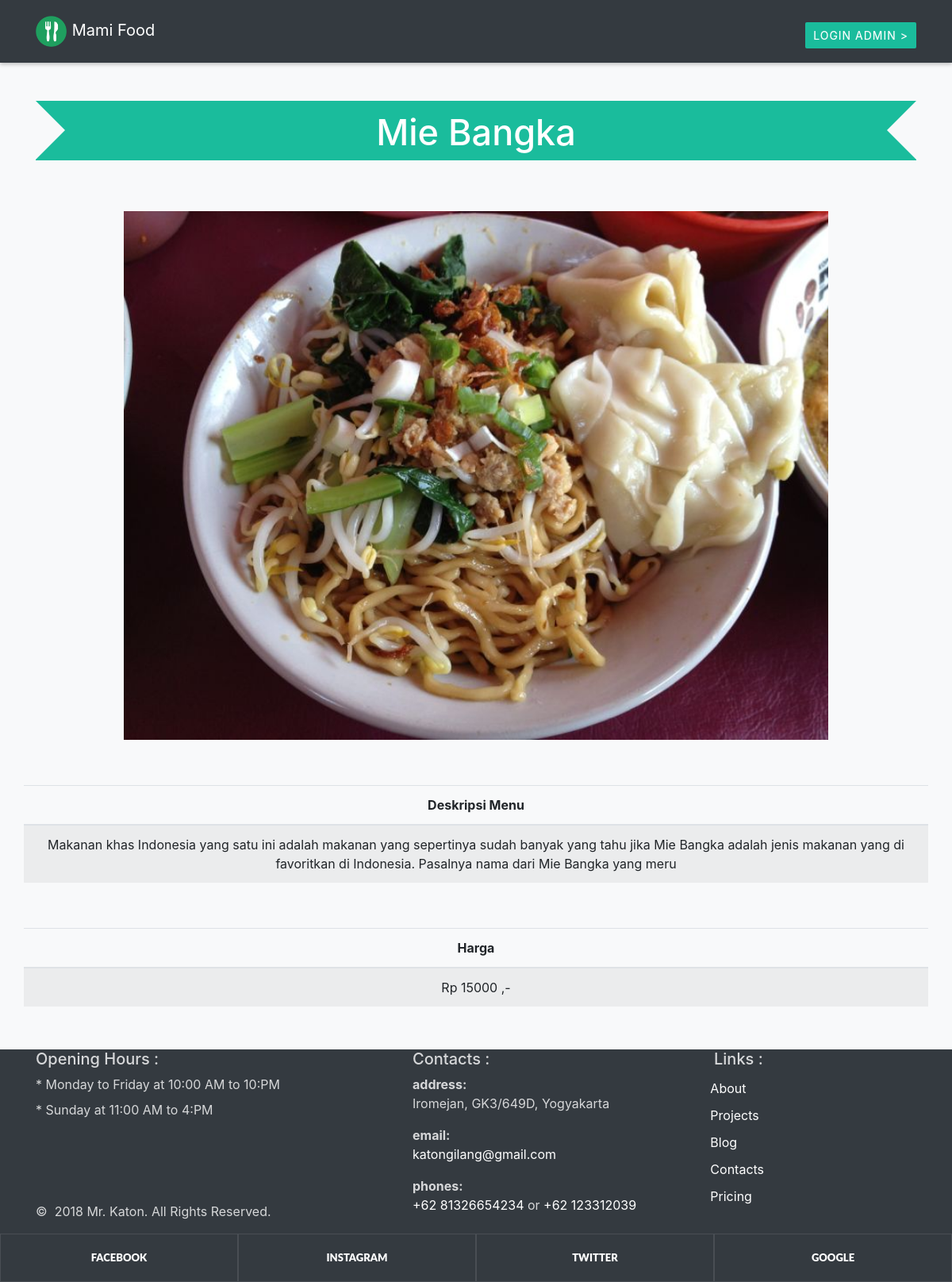
The app's page /Home/detail_menu/14 with its own data.
### tables this page shows
CREATE TABLE `gambar` (
  `id_gambar` int(50) NOT NULL,
  `gambar` varchar(200) NOT NULL,
  `id_menu` int(50) NOT NULL
);

CREATE TABLE `menu` (
  `id_menu` int(10) NOT NULL,
  `nama_menu` varchar(100) NOT NULL,
  `deskripsi_menu` text NOT NULL,
  `kategori` varchar(100) NOT NULL,
  `harga_menu` int(50) NOT NULL
);

### application/controllers/Home.php (called while the page is built, shortened)
<?php
class Home extends CI_Controller{
	public function __construct(){
		$this->load->model('Home_model');
	}
	public function detail_menu(){
	   $id= $this->uri->segment(3);
	   $data['detail'] = $this->Home_model->read_more($id);
	   $this->load->view('detail_menu', $data);
	}
}

### index.php (called while the page is built, shortened)
<?php
require_once BASEPATH.'core/CodeIgniter.php';

### application/models/Home_model.php (called while the page is built, shortened)
<?php
class home_model extends CI_Model {
		public function read_more($id){
	 	 $id=$this->db->select('*,gambar')
	      ->from('menu, gambar')
	      ->where('menu.id_menu = gambar.id_menu')
	      ->where('menu.id_menu', $id)
	      ->get();
		return $id;
		}
}
?>

### application/views/detail_menu.php (the view, shortened to what this page needs)
<!doctype html>
<html lang="en">
  <head>
    <link rel="stylesheet" href="<?php echo base_url('assets/css/bootstrap.min.css')?>">
    <link rel="stylesheet" type="text/css" href="<?php echo base_url('assets/css/style.css')?>">
    <link rel="stylesheet" type="text/css" href="<?php echo base_url('assets/css/footer.css')?>">
  </head>
  <body>
  	<?php include('navbar.php'); ?>
    <div class="album py-5 bg-light box-style">
        <div class="container">
          <?php
            foreach ($detail->result() as $d){
          ?>
        	<div class="row heading">
    				<div class="col-lg-12 blog-main">
    					<h2><?php echo $d->nama_menu; ?></h2>
            </div>
              <div class="col-lg-12 margin-bawah"><img class="col-sm-12 img-padding" src="<?php echo base_url("assets/image/food_image/$d->gambar"); ?>">
              </div>
              <table id="ids" class="table table-bordred table-striped margin-bawah">
                 <thead>
                     <th>Deskripsi Menu</th>
                 </thead>
                  <tbody>
                      <tr>
                        <td><?php echo $d->deskripsi_menu; ?></td>
                      </tr>
                  </tbody>
                </table>
                <br><br>
              <table id="mytable" class="table table-bordred table-striped">
                 <thead>
                     <th>Harga</th>
                 </thead>
                  <tbody>
                      <tr>
                        <td>Rp <?php echo $d->harga_menu; ?> ,-</td>
                      </tr>
                  </tbody>
                </table>
			     </div>
           <?php } ?>
        </div>
      </div>
	<?php include('footer.php'); ?>
</body>
</html>

### assets/css/style.css (style rules this page uses)
.img-padding { padding-left: 10%; padding-right: 10%; margin-top: 5%; }
.margin-bawah { margin-bottom: 5%; }
.box-style { background: #F7F3E2; padding:110px 0;-moz-box-shadow: 0 0 10px 10px #999;-webkit-box-shadow: 0 0 10px 10px #999;box-shadow: 0px 0 10px 10px #999; }
.heading { margin-bottom: -10px;text-align:center; }
.heading h2 { height: 75px;background: #1abc9c;padding: 13px 0 0 0;position: relative;width: 100%;font-size: 45px;text-decoration: none;color: #fff; }
.heading h2:after { content: ""; border-top: 37px solid transparent;border-bottom: 37px solid transparent;border-right: 37px solid #f8f9fa;position: absolute; right: 0; top: 0; }
.heading h2:before { content: ""; border-top: 37px solid transparent;border-bottom: 37px solid transparent;border-left: 37px solid #f8f9fa;position: absolute; left: 0; top: 0; }

### records on screen
gambar: id_menu.nama_menu "Mie Bangka", gambar (picture), id_menu.deskripsi_menu "Makanan khas Indonesia yang satu ini adalah makanan yang sepertinya sudah banyak yang tahu jika Mie Bangka adalah jenis makanan yang di favoritkan di Indonesia. Pasalnya nama dari Mie Bangka yang meru", id_menu.harga_menu "15000"
